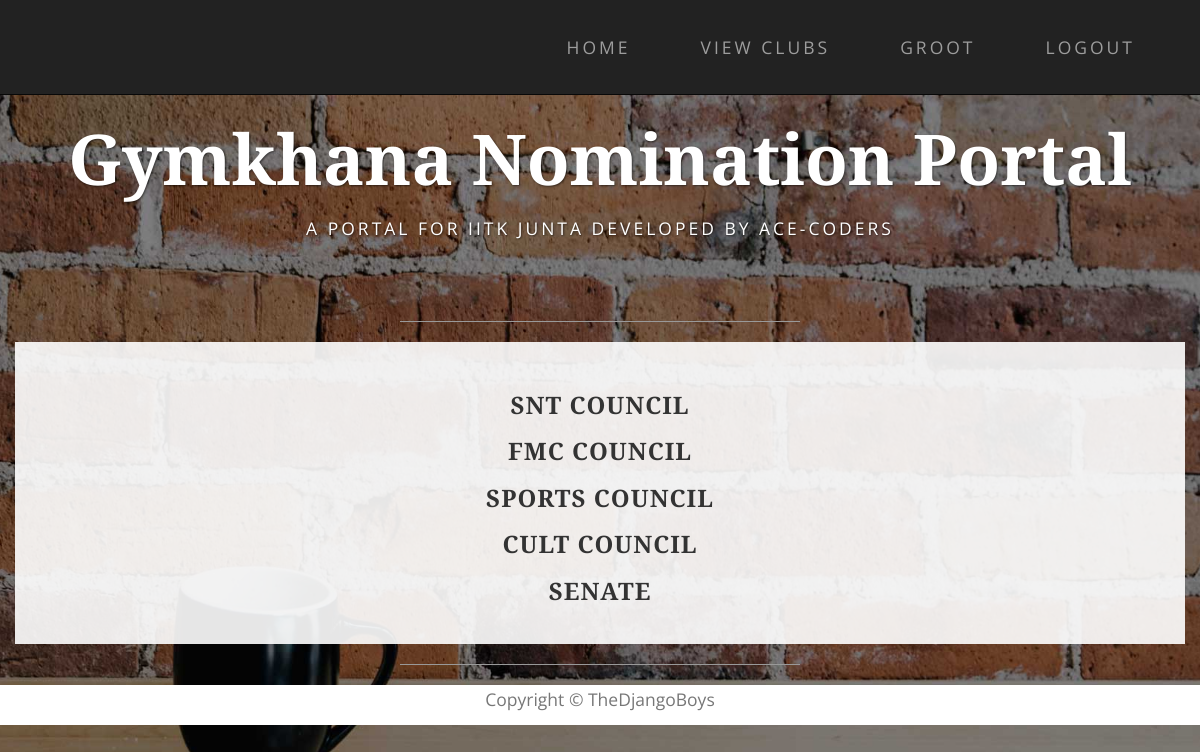
Page /nominations/clubs (signed in) on the committed database.
### nomi/models.py (models this page shows, shortened)
class Club(models.Model):
    club_name = models.CharField(max_length=100, null=True)
    club_parent = models.ForeignKey('self', null=True, blank=True)
    club_members = models.ManyToManyField(User, blank=True)
    status = models.CharField(max_length=50, choices=CLUB_STATUS, default='Club created')
    club_approvals = models.ManyToManyField('self', related_name='approvals', symmetrical=False, blank=True)
    perms = models.CharField(max_length=200, choices=CLUB_PERMS, default='normal')

### nomi/views.py (the view)
@login_required
def club_list(request):
    admin_club = Club.objects.get(club_name="Admin")
    clubs = Club.objects.filter(club_parent=admin_club)
    return render(request, 'clubs/council_clubs.html', context={'clubs': clubs})

### nomi/templates/clubs/council_clubs.html
{% extends 'base.html' %}
{% load staticfiles %}
{% block content %}
    <div class="container box "}>
         <div class="row">
             {% for club in clubs %}
                <h3 class="text-center">{{club.club_name}}</h3>
             {% endfor %}
         </div>
    </div>
{% endblock %}

### nomi/templates/base.html (shortened to what this page needs)
<!DOCTYPE html>
<html lang="en">
{% load staticfiles %}
<head>
    <link href="{% static 'nomi/css/bootstrap.min.css' %}" rel="stylesheet">
    <link href="{% static 'nomi/css/business-casual.css' %}" rel="stylesheet">
</head>
<body>
 {% block navigation %}
    <nav id="mainNav" class="navbar navbar-inverse navbar-custom navbar-fixed-top">
        <div class="container">
            <div class="collapse navbar-collapse" id="bs-example-navbar-collapse-1">
                 <ul class="nav navbar-nav navbar-right">
                    <li><a href="{% url 'index' %}">Home</a></li>
                    {% if user.is_authenticated %}
                     <li><a href="{% url 'club_list' %}">View Clubs</a></li>
                     <li><a href="{% url 'profile' %}" >{{user.get_username}}</a></li>
                     <li><a href="{% url 'logout' %}?next={% url 'index' %}">Logout</a></li>
                    {% else %}
                        <li><a href="{% url 'login' %}?next={{request.path}}">Login</a></li>
                     {% endif %}
                 </ul>
            </div>
        </div>
    </nav>
 {% endblock %}
 {% block heading %}
    <div class="brand main">Gymkhana Nomination Portal</div>
    <div class="address-bar">A PORTAL FOR IITK JUNTA DEVELOPED BY ACE-CODERS</div>
    <br>
    <hr>
 {% endblock %}
    {% block content %}
    {% endblock %}
    <hr>
    <div class="col-lg-12 text-center " style="background:white;height:40px">
        <p class="text-muted">Copyright &copy; TheDjangoBoys</p>
    </div>
</body>

### nomi/static/nomi/css/business-casual.css (style rules this page uses)
body { font-family: "Open Sans","Helvetica Neue",Helvetica,Arial,sans-serif; background: url('../img/bg.jpg') no-repeat center center fixed; -webkit-background-size: cover; -moz-background-size: cover; background-size: cover; -o-background-size: cover; }
h1, h2, h3, h4, h5, h6 { text-transform: uppercase; font-family: "Josefin Slab","Helvetica Neue",Helvetica,Arial,sans-serif; font-weight: 700; letter-spacing: 1px; }
p { font-size: 1.25em; line-height: 1.6; color: #000; }
hr { max-width: 400px; border-color: #999999; }
.brand, .address-bar { display: none; }
.navbar-nav { text-transform: uppercase; font-weight: 400; letter-spacing: 3px; }
.box { margin-bottom: 20px; padding: 30px 15px; background: #fff; background: rgba(255,255,255,0.9); }
@media screen and (min-width:768px) { .brand { display: inherit; margin: 0; padding: 30px 0 10px; text-align: center; text-shadow: 1px 1px 2px rgba(0,0,0,0.5); font-family: "Josefin Slab","Helvetica Neue",Helvetica,Arial,sans-serif; font-size: 5em; font-weight: 700; line-height: normal; color: #fff; } }
@media screen and (min-width:768px) { .address-bar { display: inherit; margin: 0; padding: 0 0 40px; text-align: center; text-shadow: 1px 1px 2px rgba(0,0,0,0.5); text-transform: uppercase; font-size: 1.25em; font-weight: 400; letter-spacing: 3px; color: #fff; } }
@media screen and (min-width:768px) { .navbar { border-radius: 0; } }
@media screen and (min-width:768px) { .navbar { min-height: 0; } }
@media screen and (min-width:768px) { .nav>li>a { padding: 35px; } }
@media screen and (min-width:768px) { .navbar-nav>li>a { line-height: normal; } }
@media screen and (min-width:768px) { .navbar-nav { display: table; float: none; margin: 0 auto; table-layout: fixed; font-size: 1.25em; } }
@media screen and (min-width:1200px) { .box:after { content: ''; display: table; clear: both; } }

### rows in the picture
Club: club_name "SNT COUNCIL"
Club: club_name "FMC COUNCIL"
Club: club_name "SPORTS COUNCIL"
Club: club_name "CULT COUNCIL"
Club: club_name "SENATE"

### other values in the picture
{{ user.get_username }} "GROOT"
